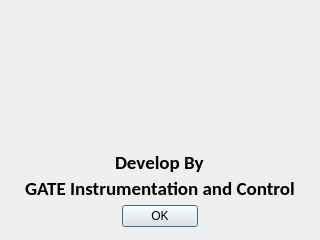
<?xml version="1.0" encoding="UTF-8"?>
<ui version="4.0">
 <class>OPC_DA_TO_OPC_UA</class>
 <widget class="QDialog" name="OPC_DA_TO_OPC_UA">
  <property name="windowModality">
   <enum>Qt::WindowModal</enum>
  </property>
  <property name="geometry">
   <rect>
    <x>0</x>
    <y>0</y>
    <width>320</width>
    <height>240</height>
   </rect>
  </property>
  <property name="windowTitle">
   <string>OPC-DA to OPC-UA</string>
  </property>
  <widget class="QDialogButtonBox" name="buttonBox">
   <property name="geometry">
    <rect>
     <x>122</x>
     <y>200</y>
     <width>76</width>
     <height>32</height>
    </rect>
   </property>
   <property name="orientation">
    <enum>Qt::Horizontal</enum>
   </property>
   <property name="standardButtons">
    <set>QDialogButtonBox::Ok</set>
   </property>
  </widget>
  <widget class="QLabel" name="Name">
   <property name="geometry">
    <rect>
     <x>25</x>
     <y>180</y>
     <width>270</width>
     <height>16</height>
    </rect>
   </property>
   <property name="font">
    <font>
     <family>Calibri</family>
     <pointsize>14</pointsize>
     <weight>75</weight>
     <bold>true</bold>
    </font>
   </property>
   <property name="text">
    <string>GATE Instrumentation and Control</string>
   </property>
  </widget>
  <widget class="QLabel" name="Develop_By">
   <property name="geometry">
    <rect>
     <x>115</x>
     <y>150</y>
     <width>90</width>
     <height>25</height>
    </rect>
   </property>
   <property name="font">
    <font>
     <family>Calibri</family>
     <pointsize>14</pointsize>
     <weight>75</weight>
     <bold>true</bold>
    </font>
   </property>
   <property name="text">
    <string>Develop By</string>
   </property>
  </widget>
  <widget class="QLabel" name="YT">
   <property name="geometry">
    <rect>
     <x>130</x>
     <y>12</y>
     <width>175</width>
     <height>25</height>
    </rect>
   </property>
   <property name="autoFillBackground">
    <bool>true</bool>
   </property>
   <property name="text">
    <string/>
   </property>
  </widget>
  <widget class="QLabel" name="Blog">
   <property name="geometry">
    <rect>
     <x>130</x>
     <y>50</y>
     <width>175</width>
     <height>25</height>
    </rect>
   </property>
   <property name="autoFillBackground">
    <bool>true</bool>
   </property>
   <property name="text">
    <string/>
   </property>
  </widget>
  <widget class="QLabel" name="Email">
   <property name="geometry">
    <rect>
     <x>130</x>
     <y>90</y>
     <width>175</width>
     <height>25</height>
    </rect>
   </property>
   <property name="autoFillBackground">
    <bool>true</bool>
   </property>
   <property name="text">
    <string/>
   </property>
  </widget>
  <widget class="QLabel" name="label">
   <property name="geometry">
    <rect>
     <x>12</x>
     <y>15</y>
     <width>100</width>
     <height>100</height>
    </rect>
   </property>
   <property name="text">
    <string/>
   </property>
  </widget>
 </widget>
 <resources/>
 <connections>
  <connection>
   <sender>buttonBox</sender>
   <signal>accepted()</signal>
   <receiver>OPC_DA_TO_OPC_UA</receiver>
   <slot>accept()</slot>
   <hints>
    <hint type="sourcelabel">
     <x>248</x>
     <y>254</y>
    </hint>
    <hint type="destinationlabel">
     <x>157</x>
     <y>274</y>
    </hint>
   </hints>
  </connection>
  <connection>
   <sender>buttonBox</sender>
   <signal>rejected()</signal>
   <receiver>OPC_DA_TO_OPC_UA</receiver>
   <slot>reject()</slot>
   <hints>
    <hint type="sourcelabel">
     <x>316</x>
     <y>260</y>
    </hint>
    <hint type="destinationlabel">
     <x>286</x>
     <y>274</y>
    </hint>
   </hints>
  </connection>
 </connections>
</ui>
